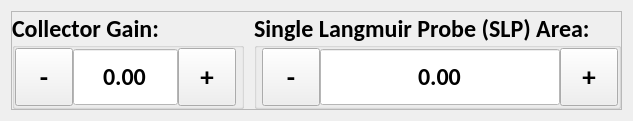
          <widget class="QWidget" name="single_lang_probe_2">
           <layout class="QVBoxLayout" name="verticalLayout_9">
            <item>
             <widget class="QFrame" name="frame_36">
              <property name="frameShape">
               <enum>QFrame::StyledPanel</enum>
              </property>
              <property name="frameShadow">
               <enum>QFrame::Raised</enum>
              </property>
              <layout class="QHBoxLayout" name="horizontalLayout_49">
               <property name="spacing">
                <number>10</number>
               </property>
               <property name="leftMargin">
                <number>0</number>
               </property>
               <property name="topMargin">
                <number>0</number>
               </property>
               <property name="rightMargin">
                <number>0</number>
               </property>
               <property name="bottomMargin">
                <number>0</number>
               </property>
               <item>
                <widget class="QGroupBox" name="slp_collector_gain_gb">
                 <property name="font">
                  <font>
                   <family>Calibri</family>
                   <pointsize>18</pointsize>
                   <weight>75</weight>
                   <bold>true</bold>
                  </font>
                 </property>
                 <property name="styleSheet">
                  <string notr="true"/>
                 </property>
                 <property name="title">
                  <string>Collector Gain:</string>
                 </property>
                 <property name="alignment">
                  <set>Qt::AlignLeading|Qt::AlignLeft|Qt::AlignVCenter</set>
                 </property>
                 <layout class="QHBoxLayout" name="horizontalLayout_51">
                  <property name="spacing">
                   <number>0</number>
                  </property>
                  <property name="leftMargin">
                   <number>0</number>
                  </property>
                  <property name="topMargin">
                   <number>0</number>
                  </property>
                  <property name="rightMargin">
                   <number>5</number>
                  </property>
                  <property name="bottomMargin">
                   <number>0</number>
                  </property>
                  <item alignment="Qt::AlignTop">
                   <widget class="QToolButton" name="slp_collector_gain_minus">
                    <property name="minimumSize">
                     <size>
                      <width>58</width>
                      <height>58</height>
                     </size>
                    </property>
                    <property name="maximumSize">
                     <size>
                      <width>58</width>
                      <height>58</height>
                     </size>
                    </property>
                    <property name="font">
                     <font>
                      <pointsize>20</pointsize>
                      <weight>75</weight>
                      <bold>true</bold>
                     </font>
                    </property>
                    <property name="text">
                     <string>-</string>
                    </property>
                   </widget>
                  </item>
                  <item alignment="Qt::AlignTop">
                   <widget class="QDoubleSpinBox" name="slp_collector_gain_input">
                    <property name="minimumSize">
                     <size>
                      <width>0</width>
                      <height>58</height>
                     </size>
                    </property>
                    <property name="maximumSize">
                     <size>
                      <width>1000</width>
                      <height>58</height>
                     </size>
                    </property>
                    <property name="font">
                     <font>
                      <family>Calibri</family>
                      <pointsize>18</pointsize>
                     </font>
                    </property>
                    <property name="focusPolicy">
                     <enum>Qt::NoFocus</enum>
                    </property>
                    <property name="layoutDirection">
                     <enum>Qt::LeftToRight</enum>
                    </property>
                    <property name="styleSheet">
                     <string notr="true">QDoubleSpinBox {
	background-color: #FFFFFF;
}</string>
                    </property>
                    <property name="alignment">
                     <set>Qt::AlignCenter</set>
                    </property>
                    <property name="readOnly">
                     <bool>true</bool>
                    </property>
                    <property name="buttonSymbols">
                     <enum>QAbstractSpinBox::NoButtons</enum>
                    </property>
                    <property name="correctionMode">
                     <enum>QAbstractSpinBox::CorrectToPreviousValue</enum>
                    </property>
                    <property name="showGroupSeparator" stdset="0">
                     <bool>false</bool>
                    </property>
                    <property name="decimals">
                     <number>2</number>
                    </property>
                    <property name="maximum">
                     <double>10000.000000000000000</double>
                    </property>
                   </widget>
                  </item>
                  <item alignment="Qt::AlignTop">
                   <widget class="QToolButton" name="slp_collector_gain_plus">
                    <property name="minimumSize">
                     <size>
                      <width>58</width>
                      <height>58</height>
                     </size>
                    </property>
                    <property name="maximumSize">
                     <size>
                      <width>16777215</width>
                      <height>58</height>
                     </size>
                    </property>
                    <property name="font">
                     <font>
                      <pointsize>20</pointsize>
                      <weight>75</weight>
                      <bold>true</bold>
                     </font>
                    </property>
                    <property name="focusPolicy">
                     <enum>Qt::NoFocus</enum>
                    </property>
                    <property name="text">
                     <string>+</string>
                    </property>
                   </widget>
                  </item>
                 </layout>
                </widget>
               </item>
               <item>
                <widget class="QGroupBox" name="slp_area_gb">
                 <property name="font">
                  <font>
                   <family>Calibri</family>
                   <pointsize>18</pointsize>
                   <weight>75</weight>
                   <bold>true</bold>
                  </font>
                 </property>
                 <property name="title">
                  <string>Single Langmuir Probe (SLP) Area:</string>
                 </property>
                 <property name="alignment">
                  <set>Qt::AlignLeading|Qt::AlignLeft|Qt::AlignVCenter</set>
                 </property>
                 <layout class="QHBoxLayout" name="horizontalLayout_54">
                  <property name="spacing">
                   <number>0</number>
                  </property>
                  <property name="leftMargin">
                   <number>5</number>
                  </property>
                  <property name="topMargin">
                   <number>0</number>
                  </property>
                  <property name="rightMargin">
                   <number>0</number>
                  </property>
                  <property name="bottomMargin">
                   <number>0</number>
                  </property>
                  <item alignment="Qt::AlignTop">
                   <widget class="QToolButton" name="slp_area_minus">
                    <property name="minimumSize">
                     <size>
                      <width>58</width>
                      <height>58</height>
                     </size>
                    </property>
                    <property name="maximumSize">
                     <size>
                      <width>58</width>
                      <height>58</height>
                     </size>
                    </property>
                    <property name="font">
                     <font>
                      <pointsize>20</pointsize>
                      <weight>75</weight>
                      <bold>true</bold>
                     </font>
                    </property>
                    <property name="text">
                     <string>-</string>
                    </property>
                   </widget>
                  </item>
                  <item alignment="Qt::AlignTop">
                   <widget class="QDoubleSpinBox" name="slp_area_input">
                    <property name="minimumSize">
                     <size>
                      <width>0</width>
                      <height>58</height>
                     </size>
                    </property>
                    <property name="maximumSize">
                     <size>
                      <width>1000</width>
                      <height>58</height>
                     </size>
                    </property>
                    <property name="font">
                     <font>
                      <family>Calibri</family>
                      <pointsize>18</pointsize>
                     </font>
                    </property>
                    <property name="styleSheet">
                     <string notr="true">QDoubleSpinBox {
	background-color: #FFFFFF;
}</string>
                    </property>
                    <property name="alignment">
                     <set>Qt::AlignCenter</set>
                    </property>
                    <property name="readOnly">
                     <bool>true</bool>
                    </property>
                    <property name="buttonSymbols">
                     <enum>QAbstractSpinBox::NoButtons</enum>
                    </property>
                    <property name="correctionMode">
                     <enum>QAbstractSpinBox::CorrectToPreviousValue</enum>
                    </property>
                    <property name="showGroupSeparator" stdset="0">
                     <bool>false</bool>
                    </property>
                    <property name="decimals">
                     <number>2</number>
                    </property>
                    <property name="maximum">
                     <double>10000.000000000000000</double>
                    </property>
                   </widget>
                  </item>
                  <item alignment="Qt::AlignTop">
                   <widget class="QToolButton" name="slp_area_plus">
                    <property name="minimumSize">
                     <size>
                      <width>58</width>
                      <height>58</height>
                     </size>
                    </property>
                    <property name="maximumSize">
                     <size>
                      <width>16777215</width>
                      <height>58</height>
                     </size>
                    </property>
                    <property name="font">
                     <font>
                      <pointsize>20</pointsize>
                      <weight>75</weight>
                      <bold>true</bold>
                     </font>
                    </property>
                    <property name="focusPolicy">
                     <enum>Qt::NoFocus</enum>
                    </property>
                    <property name="text">
                     <string>+</string>
                    </property>
                   </widget>
                  </item>
                 </layout>
                </widget>
               </item>
              </layout>
             </widget>
            </item>
           </layout>
          </widget>
